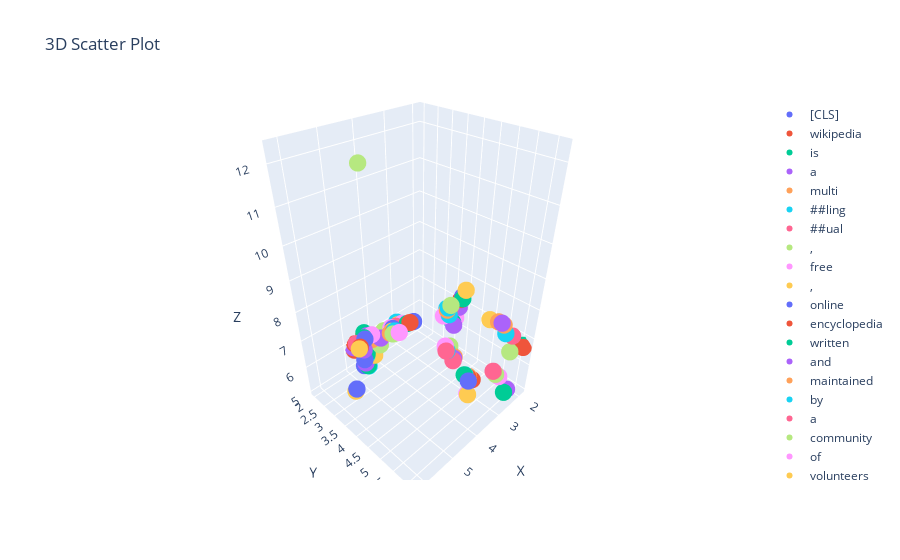

Notebook source saved alongside this figure:
### Code cell
traces = []
for i in range(len(data['x'])):
    trace = go.Scatter3d(
        x=[data['x'][i]],
        y=[data['y'][i]],
        z=[data['z'][i]],
        mode='markers',
        marker=dict(size=6),
        text=[data['labels'][i]],
        name=data['labels'][i]
    )
    traces.append(trace)

# Create layout
layout = go.Layout(
    title='3D Scatter Plot',
    scene=dict(
        xaxis=dict(title='X'),
        yaxis=dict(title='Y'),
        zaxis=dict(title='Z')
    )
)

# Create figure
fig = go.Figure(data=traces, layout=layout)

# Show the plot
fig.show()

### Figure 1 — Plotly figure (JSON) as saved in the notebook; plotly's stock layout.template omitted (floating-point values rounded to 4 significant figures)
{"data": [{"marker": {"size": 6}, "mode": "markers", "name": "[CLS]", "text": ["[CLS]"], "type": "scatter3d", "x": [4.579], "y": [2.213], "z": [5.103]}, {"marker": {"size": 6}, "mode": "markers", "name": "wikipedia", "text": ["wikipedia"], "type": "scatter3d", "x": [4.734], "y": [1.972], "z": [5.708]}, {"marker": {"size": 6}, "mode": "markers", "name": "is", "text": ["is"], "type": "scatter3d", "x": [4.49], "y": [2.191], "z": [6.199]}, {"marker": {"size": 6}, "mode": "markers", "name": "a", "text": ["a"], "type": "scatter3d", "x": [4.393], "y": [2.224], "z": [6.242]}, {"marker": {"size": 6}, "mode": "markers", "name": "multi", "text": ["multi"], "type": "scatter3d", "x": [4.32], "y": [2.361], "z": [6.128]}, {"marker": {"size": 6}, "mode": "markers", "name": "##ling", "text": ["##ling"], "type": "scatter3d", "x": [4.525], "y": [2.309], "z": [5.571]}, {"marker": {"size": 6}, "mode": "markers", "name": "##ual", "text": ["##ual"], "type": "scatter3d", "x": [4.396], "y": [2.234], "z": [6.153]}, {"marker": {"size": 6}, "mode": "markers", "name": ",", "text": [","], "type": "scatter3d", "x": [4.17], "y": [2.563], "z": [5.947]}, {"marker": {"size": 6}, "mode": "markers", "name": "free", "text": ["free"], "type": "scatter3d", "x": [4.285], "y": [2.316], "z": [6.27]}, {"marker": {"size": 6}, "mode": "markers", "name": ",", "text": [","], "type": "scatter3d", "x": [4.32], "y": [2.437], "z": [5.528]}, {"marker": {"size": 6}, "mode": "markers", "name": "online", "text": ["online"], "type": "scatter3d", "x": [4.509], "y": [2.261], "z": [6.199]}, {"marker": {"size": 6}, "mode": "markers", "name": "encyclopedia", "text": ["encyclopedia"], "type": "scatter3d", "x": [4.72], "y": [2.011], "z": [5.985]}, {"marker": {"size": 6}, "mode": "markers", "name": "written", "text": ["written"], "type": "scatter3d", "x": [4.421], "y": [2.12], "z": [6.314]}, {"marker": {"size": 6}, "mode": "markers", "name": "and", "text": ["and"], "type": "scatter3d", "x": [4.114], "y": [2.538], "z": [6.169]}, {"marker": {"size": 6}, "mode": "markers", "name": "maintained", "text": ["maintained"], "type": "scatter3d", "x": [4.457], "y": [2.139], "z": [6.248]}, {"marker": {"size": 6}, "mode": "markers", "name": "by", "text": ["by"], "type": "scatter3d", "x": [3.504], "y": [2.6], "z": [6.478]}, {"marker": {"size": 6}, "mode": "markers", "name": "a", "text": ["a"], "type": "scatter3d", "x": [3.615], "y": [2.685], "z": [6.426]}, {"marker": {"size": 6}, "mode": "markers", "name": "community", "text": ["community"], "type": "scatter3d", "x": [3.519], "y": [2.675], "z": [6.431]}, {"marker": {"size": 6}, "mode": "markers", "name": "of", "text": ["of"], "type": "scatter3d", "x": [3.43], "y": [2.763], "z": [6.48]}, {"marker": {"size": 6}, "mode": "markers", "name": "volunteers", "text": ["volunteers"], "type": "scatter3d", "x": [3.526], "y": [2.689], "z": [6.442]}, {"marker": {"size": 6}, "mode": "markers", "name": ",", "text": [","], "type": "scatter3d", "x": [3.182], "y": [3.017], "z": [6.556]}, {"marker": {"size": 6}, "mode": "markers", "name": "known", "text": ["known"], "type": "scatter3d", "x": [3.283], "y": [2.961], "z": [6.542]}, {"marker": {"size": 6}, "mode": "markers", "name": "as", "text": ["as"], "type": "scatter3d", "x": [3.348], "y": [2.913], "z": [6.517]}, {"marker": {"size": 6}, "mode": "markers", "name": "wikipedia", "text": ["wikipedia"], "type": "scatter3d", "x": [4.758], "y": [1.974], "z": [5.829]}, {"marker": {"size": 6}, "mode": "markers", "name": "##ns", "text": ["##ns"], "type": "scatter3d", "x": [3.449], "y": [2.742], "z": [6.467]}, {"marker": {"size": 6}, "mode": "markers", "name": ",", "text": [","], "type": "scatter3d", "x": [4.499], "y": [2.342], "z": [5.125]}, {"marker": {"size": 6}, "mode": "markers", "name": "through", "text": ["through"], "type": "scatter3d", "x": [3.673], "y": [2.692], "z": [6.409]}, {"marker": {"size": 6}, "mode": "markers", "name": "open", "text": ["open"], "type": "scatter3d", "x": [3.942], "y": [2.492], "z": [6.332]}, {"marker": {"size": 6}, "mode": "markers", "name": "collaboration", "text": ["collaboration"], "type": "scatter3d", "x": [3.757], "y": [2.614], "z": [6.41]}, {"marker": {"size": 6}, "mode": "markers", "name": "and", "text": ["and"], "type": "scatter3d", "x": [3.828], "y": [2.728], "z": [6.383]}, {"marker": {"size": 6}, "mode": "markers", "name": "using", "text": ["using"], "type": "scatter3d", "x": [3.744], "y": [2.684], "z": [6.416]}, {"marker": {"size": 6}, "mode": "markers", "name": "a", "text": ["a"], "type": "scatter3d", "x": [3.803], "y": [2.801], "z": [6.405]}, {"marker": {"size": 6}, "mode": "markers", "name": "wi", "text": ["wi"], "type": "scatter3d", "x": [4.57], "y": [2.39], "z": [5.72]}, {"marker": {"size": 6}, "mode": "markers", "name": "##ki", "text": ["##ki"], "type": "scatter3d", "x": [4.651], "y": [2.367], "z": [5.921]}, {"marker": {"size": 6}, "mode": "markers", "name": "-", "text": ["-"], "type": "scatter3d", "x": [3.891], "y": [2.734], "z": [6.345]}, {"marker": {"size": 6}, "mode": "markers", "name": "based", "text": ["based"], "type": "scatter3d", "x": [3.788], "y": [2.81], "z": [6.422]}, {"marker": {"size": 6}, "mode": "markers", "name": "editing", "text": ["editing"], "type": "scatter3d", "x": [4.736], "y": [2.118], "z": [6.069]}, {"marker": {"size": 6}, "mode": "markers", "name": "system", "text": ["system"], "type": "scatter3d", "x": [3.891], "y": [2.858], "z": [6.393]}, {"marker": {"size": 6}, "mode": "markers", "name": "called", "text": ["called"], "type": "scatter3d", "x": [3.782], "y": [3.017], "z": [6.48]}, {"marker": {"size": 6}, "mode": "markers", "name": "media", "text": ["media"], "type": "scatter3d", "x": [4.779], "y": [2.304], "z": [6.004]}, {"marker": {"size": 6}, "mode": "markers", "name": "##wi", "text": ["##wi"], "type": "scatter3d", "x": [4.722], "y": [2.456], "z": [5.623]}, {"marker": {"size": 6}, "mode": "markers", "name": "##ki", "text": ["##ki"], "type": "scatter3d", "x": [4.721], "y": [2.275], "z": [6.016]}, {"marker": {"size": 6}, "mode": "markers", "name": ".", "text": ["."], "type": "scatter3d", "x": [4.523], "y": [2.335], "z": [5.146]}, {"marker": {"size": 6}, "mode": "markers", "name": "[SEP]", "text": ["[SEP]"], "type": "scatter3d", "x": [4.596], "y": [2.325], "z": [5.308]}, {"marker": {"size": 6}, "mode": "markers", "name": "[PAD]", "text": ["[PAD]"], "type": "scatter3d", "x": [3.34], "y": [4.485], "z": [7.887]}, {"marker": {"size": 6}, "mode": "markers", "name": "[PAD]", "text": ["[PAD]"], "type": "scatter3d", "x": [3.339], "y": [4.512], "z": [7.975]}, {"marker": {"size": 6}, "mode": "markers", "name": "[PAD]", "text": ["[PAD]"], "type": "scatter3d", "x": [3.181], "y": [4.432], "z": [7.724]}, {"marker": {"size": 6}, "mode": "markers", "name": "[PAD]", "text": ["[PAD]"], "type": "scatter3d", "x": [3.264], "y": [4.536], "z": [8.033]}, {"marker": {"size": 6}, "mode": "markers", "name": "[PAD]", "text": ["[PAD]"], "type": "scatter3d", "x": [2.557], "y": [4.147], "z": [6.993]}, {"marker": {"size": 6}, "mode": "markers", "name": "[PAD]", "text": ["[PAD]"], "type": "scatter3d", "x": [2.258], "y": [3.851], "z": [7.06]}, {"marker": {"size": 6}, "mode": "markers", "name": "[PAD]", "text": ["[PAD]"], "type": "scatter3d", "x": [2.621], "y": [4.125], "z": [6.911]}, {"marker": {"size": 6}, "mode": "markers", "name": "[PAD]", "text": ["[PAD]"], "type": "scatter3d", "x": [2.295], "y": [3.719], "z": [6.947]}, {"marker": {"size": 6}, "mode": "markers", "name": "[PAD]", "text": ["[PAD]"], "type": "scatter3d", "x": [2.687], "y": [4.154], "z": [6.892]}, {"marker": {"size": 6}, "mode": "markers", "name": "[PAD]", "text": ["[PAD]"], "type": "scatter3d", "x": [2.813], "y": [4.298], "z": [6.945]}, {"marker": {"size": 6}, "mode": "markers", "name": "[PAD]", "text": ["[PAD]"], "type": "scatter3d", "x": [2.239], "y": [5.422], "z": [7.388]}, {"marker": {"size": 6}, "mode": "markers", "name": "[PAD]", "text": ["[PAD]"], "type": "scatter3d", "x": [3.302], "y": [4.523], "z": [7.731]}, {"marker": {"size": 6}, "mode": "markers", "name": "[PAD]", "text": ["[PAD]"], "type": "scatter3d", "x": [2.039], "y": [5.806], "z": [6.982]}, {"marker": {"size": 6}, "mode": "markers", "name": "[PAD]", "text": ["[PAD]"], "type": "scatter3d", "x": [2.235], "y": [5.909], "z": [6.581]}, {"marker": {"size": 6}, "mode": "markers", "name": "[PAD]", "text": ["[PAD]"], "type": "scatter3d", "x": [2.675], "y": [5.933], "z": [5.94]}, {"marker": {"size": 6}, "mode": "markers", "name": "[PAD]", "text": ["[PAD]"], "type": "scatter3d", "x": [6.209], "y": [4.004], "z": [6.586]}, {"marker": {"size": 6}, "mode": "markers", "name": "[PAD]", "text": ["[PAD]"], "type": "scatter3d", "x": [6.186], "y": [4.022], "z": [6.661]}, {"marker": {"size": 6}, "mode": "markers", "name": "[PAD]", "text": ["[PAD]"], "type": "scatter3d", "x": [3.68], "y": [5.749], "z": [6.424]}, {"marker": {"size": 6}, "mode": "markers", "name": "[PAD]", "text": ["[PAD]"], "type": "scatter3d", "x": [2.684], "y": [6.168], "z": [5.482]}, {"marker": {"size": 6}, "mode": "markers", "name": "[PAD]", "text": ["[PAD]"], "type": "scatter3d", "x": [2.57], "y": [6.181], "z": [5.534]}, {"marker": {"size": 6}, "mode": "markers", "name": "[PAD]", "text": ["[PAD]"], "type": "scatter3d", "x": [3.793], "y": [5.703], "z": [6.594]}, {"marker": {"size": 6}, "mode": "markers", "name": "[PAD]", "text": ["[PAD]"], "type": "scatter3d", "x": [3.862], "y": [5.633], "z": [6.648]}, {"marker": {"size": 6}, "mode": "markers", "name": "[PAD]", "text": ["[PAD]"], "type": "scatter3d", "x": [3.965], "y": [5.288], "z": [7.0]}, {"marker": {"size": 6}, "mode": "markers", "name": "[PAD]", "text": ["[PAD]"], "type": "scatter3d", "x": [3.839], "y": [5.048], "z": [7.277]}, {"marker": {"size": 6}, "mode": "markers", "name": "[PAD]", "text": ["[PAD]"], "type": "scatter3d", "x": [3.986], "y": [5.026], "z": [7.281]}, {"marker": {"size": 6}, "mode": "markers", "name": "[PAD]", "text": ["[PAD]"], "type": "scatter3d", "x": [2.303], "y": [4.264], "z": [7.91]}, {"marker": {"size": 6}, "mode": "markers", "name": "[PAD]", "text": ["[PAD]"], "type": "scatter3d", "x": [2.387], "y": [4.225], "z": [7.717]}, {"marker": {"size": 6}, "mode": "markers", "name": "[PAD]", "text": ["[PAD]"], "type": "scatter3d", "x": [2.375], "y": [4.157], "z": [7.565]}, {"marker": {"size": 6}, "mode": "markers", "name": "[PAD]", "text": ["[PAD]"], "type": "scatter3d", "x": [2.46], "y": [4.289], "z": [7.705]}, {"marker": {"size": 6}, "mode": "markers", "name": "[PAD]", "text": ["[PAD]"], "type": "scatter3d", "x": [2.393], "y": [4.127], "z": [7.281]}, {"marker": {"size": 6}, "mode": "markers", "name": "[PAD]", "text": ["[PAD]"], "type": "scatter3d", "x": [2.223], "y": [3.794], "z": [7.052]}, {"marker": {"size": 6}, "mode": "markers", "name": "[PAD]", "text": ["[PAD]"], "type": "scatter3d", "x": [2.333], "y": [3.608], "z": [6.923]}, {"marker": {"size": 6}, "mode": "markers", "name": "[PAD]", "text": ["[PAD]"], "type": "scatter3d", "x": [2.351], "y": [3.689], "z": [6.908]}, {"marker": {"size": 6}, "mode": "markers", "name": "[PAD]", "text": ["[PAD]"], "type": "scatter3d", "x": [2.618], "y": [4.062], "z": [6.877]}, {"marker": {"size": 6}, "mode": "markers", "name": "[PAD]", "text": ["[PAD]"], "type": "scatter3d", "x": [3.006], "y": [4.064], "z": [7.263]}, {"marker": {"size": 6}, "mode": "markers", "name": "[PAD]", "text": ["[PAD]"], "type": "scatter3d", "x": [2.2], "y": [3.85], "z": [7.067]}, {"marker": {"size": 6}, "mode": "markers", "name": "[PAD]", "text": ["[PAD]"], "type": "scatter3d", "x": [2.148], "y": [3.831], "z": [7.038]}, {"marker": {"size": 6}, "mode": "markers", "name": "[PAD]", "text": ["[PAD]"], "type": "scatter3d", "x": [1.906], "y": [6.113], "z": [6.667]}, {"marker": {"size": 6}, "mode": "markers", "name": "[PAD]", "text": ["[PAD]"], "type": "scatter3d", "x": [1.865], "y": [6.081], "z": [6.702]}, {"marker": {"size": 6}, "mode": "markers", "name": "[PAD]", "text": ["[PAD]"], "type": "scatter3d", "x": [2.197], "y": [5.514], "z": [7.368]}, {"marker": {"size": 6}, "mode": "markers", "name": "[PAD]", "text": ["[PAD]"], "type": "scatter3d", "x": [2.144], "y": [5.551], "z": [7.294]}, {"marker": {"size": 6}, "mode": "markers", "name": "[PAD]", "text": ["[PAD]"], "type": "scatter3d", "x": [2.184], "y": [5.668], "z": [7.074]}, {"marker": {"size": 6}, "mode": "markers", "name": "[PAD]", "text": ["[PAD]"], "type": "scatter3d", "x": [2.812], "y": [5.814], "z": [6.162]}, {"marker": {"size": 6}, "mode": "markers", "name": "[PAD]", "text": ["[PAD]"], "type": "scatter3d", "x": [2.77], "y": [5.88], "z": [6.058]}, {"marker": {"size": 6}, "mode": "markers", "name": "[PAD]", "text": ["[PAD]"], "type": "scatter3d", "x": [3.934], "y": [5.804], "z": [6.122]}, {"marker": {"size": 6}, "mode": "markers", "name": "[PAD]", "text": ["[PAD]"], "type": "scatter3d", "x": [4.017], "y": [5.889], "z": [6.215]}, {"marker": {"size": 6}, "mode": "markers", "name": "[PAD]", "text": ["[PAD]"], "type": "scatter3d", "x": [3.867], "y": [5.764], "z": [6.52]}, {"marker": {"size": 6}, "mode": "markers", "name": "[PAD]", "text": ["[PAD]"], "type": "scatter3d", "x": [3.823], "y": [5.716], "z": [6.583]}, {"marker": {"size": 6}, "mode": "markers", "name": "[PAD]", "text": ["[PAD]"], "type": "scatter3d", "x": [3.874], "y": [5.62], "z": [6.65]}, {"marker": {"size": 6}, "mode": "markers", "name": "[PAD]", "text": ["[PAD]"], "type": "scatter3d", "x": [3.914], "y": [5.262], "z": [7.029]}, {"marker": {"size": 6}, "mode": "markers", "name": "[PAD]", "text": ["[PAD]"], "type": "scatter3d", "x": [3.876], "y": [5.247], "z": [7.043]}, {"marker": {"size": 6}, "mode": "markers", "name": "[PAD]", "text": ["[PAD]"], "type": "scatter3d", "x": [3.98], "y": [5.08], "z": [7.22]}, {"marker": {"size": 6}, "mode": "markers", "name": "[PAD]", "text": ["[PAD]"], "type": "scatter3d", "x": [4.006], "y": [5.072], "z": [7.223]}, {"marker": {"size": 6}, "mode": "markers", "name": "[PAD]", "text": ["[PAD]"], "type": "scatter3d", "x": [5.404], "y": [3.758], "z": [12.27]}, {"marker": {"size": 6}, "mode": "markers", "name": "[PAD]", "text": ["[PAD]"], "type": "scatter3d", "x": [3.954], "y": [4.991], "z": [7.311]}, {"marker": {"size": 6}, "mode": "markers", "name": "[PAD]", "text": ["[PAD]"], "type": "scatter3d", "x": [2.351], "y": [5.207], "z": [7.407]}], "layout": {"scene": {"xaxis": {"title": {"text": "X"}}, "yaxis": {"title": {"text": "Y"}}, "zaxis": {"title": {"text": "Z"}}}, "title": {"text": "3D Scatter Plot"}}}
